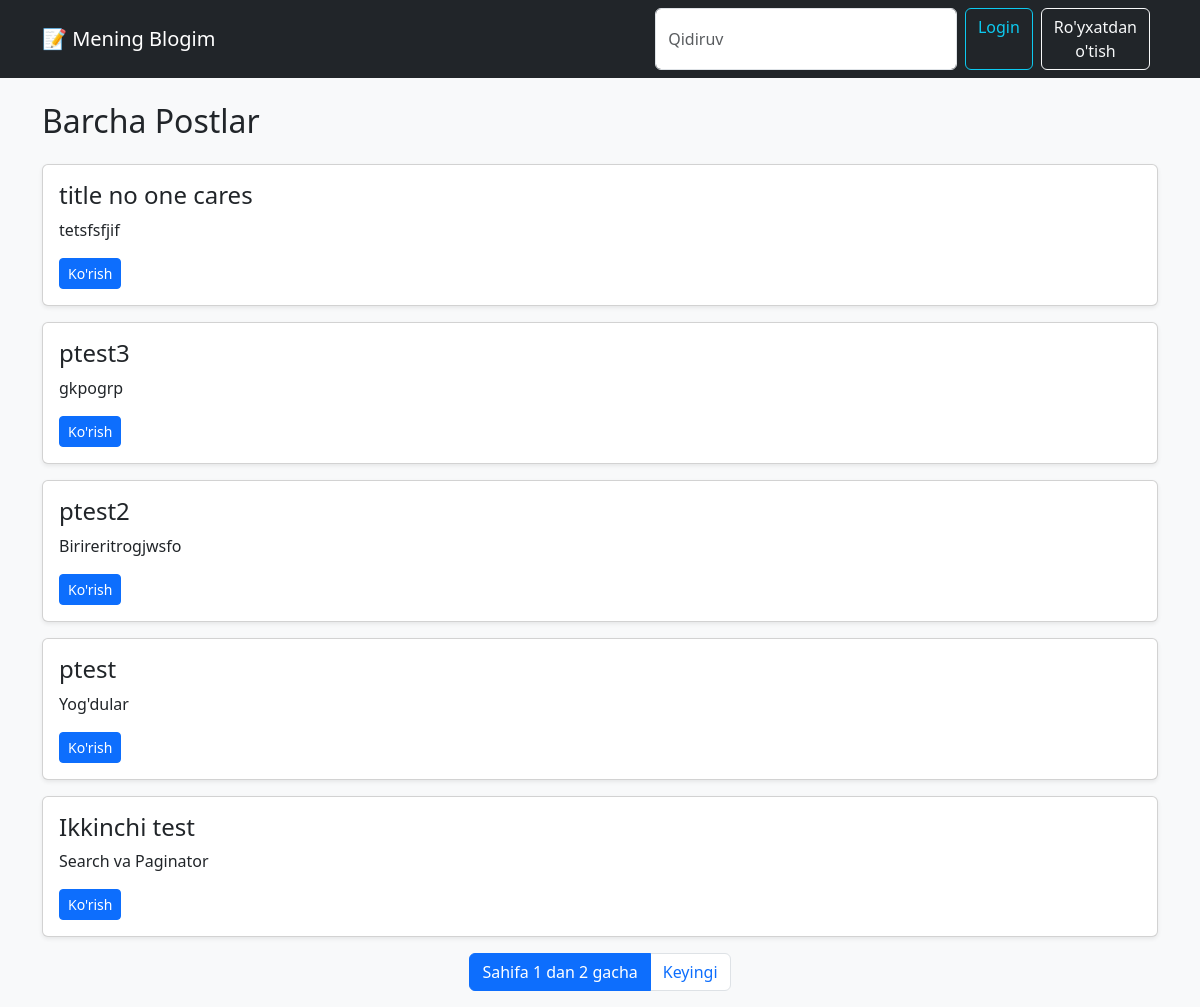
The app's page /, older data.
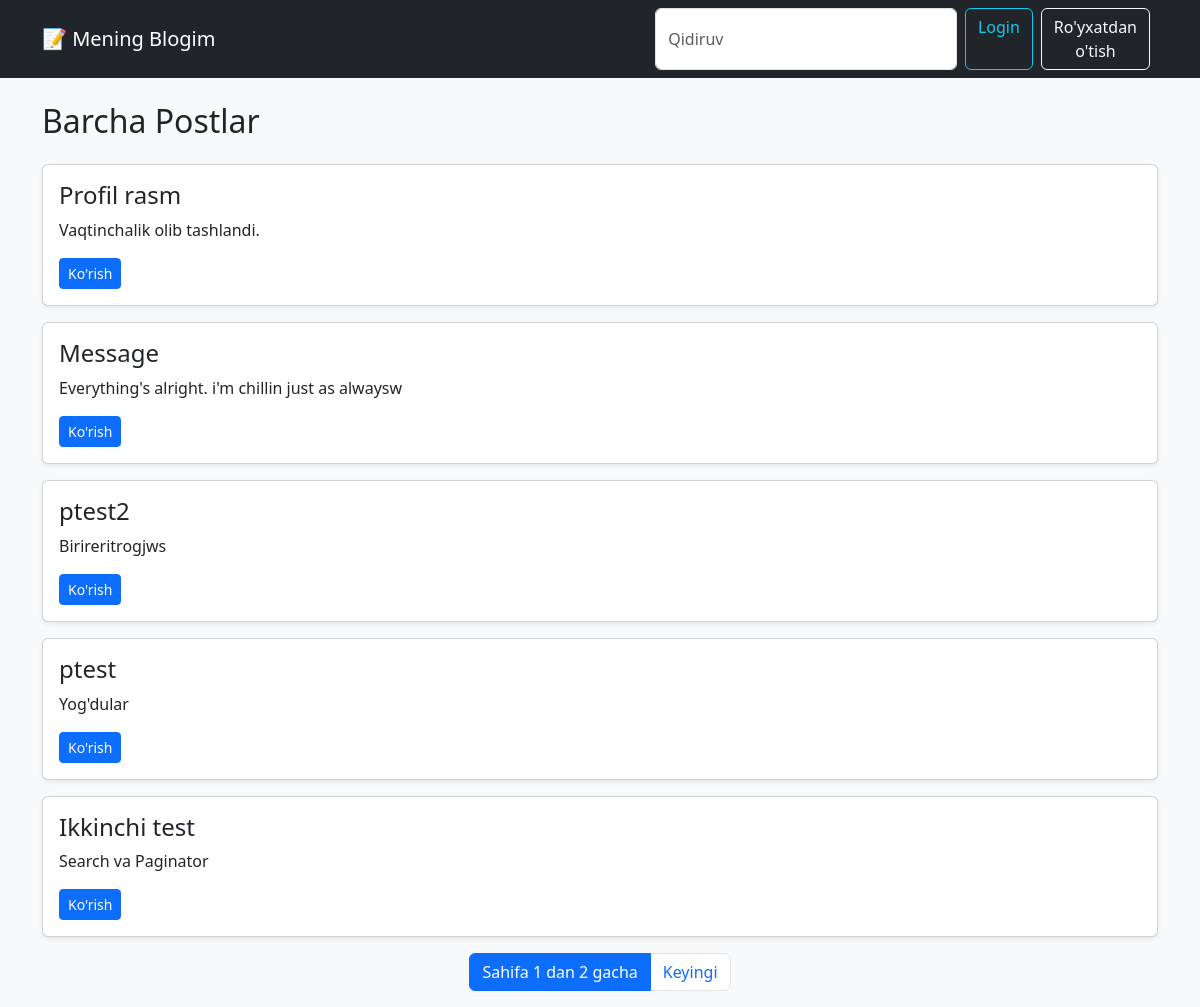
The same page, newer data.
### posting/models.py (models this page shows, shortened)
class Post(models.Model):
    title = models.CharField(max_length=255)
    content = models.TextField()
    image = models.ImageField(upload_to='posts/', null=True, blank=True)
    created_at = models.DateTimeField(auto_now_add=True)
    updated_at = models.DateTimeField(auto_now=True)

### posting/views.py (the view)
# urls.py: path('', views.post_list, name='post_list'),
def post_list(request):
    query = request.GET.get('q')
    posts = Post.objects.all().order_by('-created_at')
    if query:
        posts = posts.filter(
            Q(title__icontains=query) |
            Q(content__icontains=query)
        )
    paginator = Paginator(posts, 5)
    page_number = request.GET.get('page')
    page_obj = paginator.get_page(page_number)
    return render(request, 'list.html', {
        'page_obj': page_obj,
        'query': query
    })

### templates/list.html (shortened to what this page needs)
{% extends 'base.html' %}
{% block content %}
<h2 class="mb-4">Barcha Postlar</h2>
{% for post in page_obj %}
<div class="card mb-3 shadow-sm">
    <div class="card-body">
        <h4>{{ post.title }}</h4>
        <p>{{ post.content|truncatewords:20 }}</p>
        <a href="{% url 'post_detail' post.pk %}" class="btn btn-primary btn-sm">
            Ko'rish
        </a>
    </div>
</div>
{% endfor %}
    <nav>
<ul class="pagination justify-content-center">
<li class="page-item active">
<span class="page-link">
Sahifa {{ page_obj.number }}
dan {{ page_obj.paginator.num_pages }} gacha
</span>
</li>
{% if page_obj.has_next %}
<li class="page-item">
<a class="page-link"
href="?page={{ page_obj.next_page_number }}&q={{ request.GET.q }}">
Keyingi
</a>
</li>
{% endif %}
</ul>
</nav>
{% endblock %}

Row changes from the older to the newer data that the page shows:
removed Post: title "title no one cares", content "tetsfsfjif"
removed Post: title "ptest3", content "gkpogrp"
added Post: title "Profil rasm", content "Vaqtinchalik olib tashlandi."
added Post: title "Message", content "Everything's alright. i'm chillin just as alwaysw"
changed Post "ptest2": content "Birireritrogjwsfo" → "Birireritrogjws"
